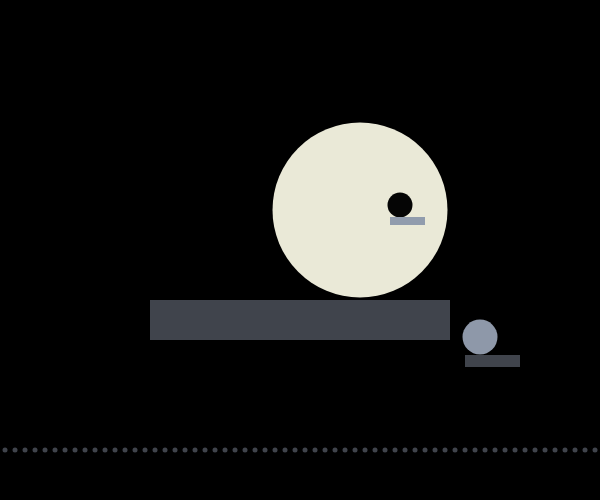
Frame 1 (no input)
Frame 60 (no input): identical to frame 1, image omitted
Frame 120 (the mouse pressed at the canvas centre since frame 60): identical to frame 1, image omitted

The p5.js sketch that drew this single still picture (run headless with seeded random() and noise() and a simulated clock; from frame 60 on, the mouse is pressed at the canvas centre):

// p5.js sketch
// ── sketch.js
var r,g,b;
var r2,g2,b2;
var r3,g3,b3;
var big;
var med;
var small;
var s;
var yPos = 450;
var diam =  5;

var slider1,slider2,slider3;
var colorSlider1,colorSlider2,colorSlider3;

function setup() {
	canvas = createCanvas(600,500);
	canvas.position(10,10);
	background(0,0,0);

	r = 239;
	g = 238;
	b = 220;
	
	r2 = 0;
	g2 = 0;
	b2 = 0;

	r3 = 145;
	g3 = 156;
	b3 = 173;

	slider1 = createSlider(50,200,100);
	slider1.position(50,550);

	slider2 = createSlider(50,200,100);
	slider2.position(250,550);

	slider3 = createSlider(50,200,100);
	slider3.position(450,550);

	colorSlider1 = createSlider(50,255,50);
	colorSlider1.position(650, 100);

	colorSlider2 = createSlider(50,255,50);
	colorSlider2.position(650, 150);

	colorSlider3 = createSlider(50,255,50);
	colorSlider3.position(650, 200);
}
	
function draw(){
	scene();
	
	for (var j = 0; j < width; j++) {
		ellipse((j*10)+5,yPos,diam,diam);
	}
}
	
function scene(){
 	noStroke();
	background(0,0,0);
	//big white circle
	push();
	if(colorSlider1.value()>50){
		r = colorSlider1.value();
		g = g-(random(255)/100);
		b = b+(random(255)/25);
	}
	fill(r,g,b,250);
	s1 = slider1.value();
	//update the size of the animating shape
	scale(s1/100);
	big = ellipse(360, 210, 175, 175);
	pop();

	//big rectangle
	fill(64,68,76);
	rect(150,300, 300, 40);

	//little black circle inside white circle
	push();
	if(colorSlider2.value()>50){
		r2 = r2+(random(255)/75);
		g2 = colorSlider2.value();
		b2 = b2+(random(255)/25);
	}
	fill(r2,g2,b2,250);
	s2 = slider2.value();
	scale(s2/100);
	small = ellipse(400, 205, 25, 25);
	pop();

	//rectangle underneath
	fill(145,156,173);
	rect(390,217, 35, 8);

	//grey cricle next to bigger circles
	push();
	if(colorSlider3.value()>50){
		r3 = r3-(random(255)/150);
		g3 = g3+(random(255)/25);
		b3 = colorSlider3.value();
	}
	fill(r3,g3,b3,250);
	s3 = slider3.value();
	scale(s3/100);
	med = ellipse(480, 337, 35, 35);
	pop();

	//rectangle underneath
	fill(64,68,76);
	rect(465,355, 55, 12);
}
